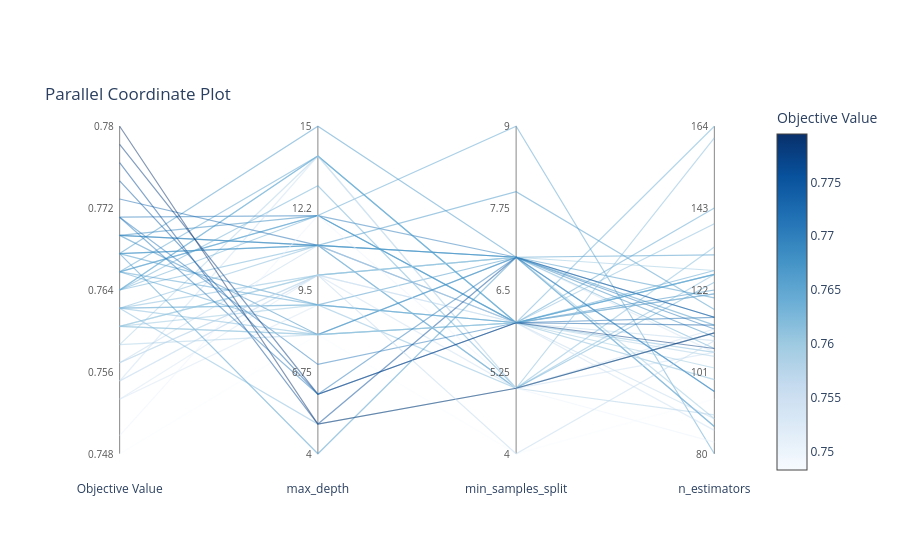

Notebook code cell kept with this figure:
### Code cell
fig.update_traces(
    selector=dict(type="parcoords"),
    line=dict(colorscale="Viridis"),
)
fig.show()

### Figure 1 — Plotly figure (JSON) as saved in the notebook; plotly's stock layout.template omitted (floating-point values rounded to 4 significant figures)
{"data": [{"customdata": [["Objective Value", "0.767"], ["max_depth", "9"], ["min_samples_split", "7"], ["n_estimators", "131"]], "hovertemplate": "%{customdata[0]}: %{customdata[1]}<extra></extra>", "line": {"color": "rgb(70.55555555555496, 149.1111111111107, 199.77777777777754)", "dash": "solid", "width": 1.2}, "mode": "lines", "opacity": 0.5, "showlegend": false, "type": "scatter", "x": [0, 1, 2, 3], "y": [0.6111, 0.4545, 0.6, 0.6071]}, {"customdata": [["Objective Value", "0.769"], ["max_depth", "11"], ["min_samples_split", "5"], ["n_estimators", "111"]], "hovertemplate": "%{customdata[0]}: %{customdata[1]}<extra></extra>", "line": {"color": "rgb(54.999999999999076, 134.99999999999906, 192.33333333333286)", "dash": "solid", "width": 1.2}, "mode": "lines", "opacity": 0.5, "showlegend": false, "type": "scatter", "x": [0, 1, 2, 3], "y": [0.6667, 0.6364, 0.2, 0.369]}, {"customdata": [["Objective Value", "0.748"], ["max_depth", "8"], ["min_samples_split", "4"], ["n_estimators", "94"]], "hovertemplate": "%{customdata[0]}: %{customdata[1]}<extra></extra>", "line": {"color": "rgb(247.0, 251.0, 255.0)", "dash": "solid", "width": 1.2}, "mode": "lines", "opacity": 0.5, "showlegend": false, "type": "scatter", "x": [0, 1, 2, 3], "y": [0, 0.3636, 0, 0.1667]}, {"customdata": [["Objective Value", "0.766"], ["max_depth", "14"], ["min_samples_split", "6"], ["n_estimators", "143"]], "hovertemplate": "%{customdata[0]}: %{customdata[1]}<extra></extra>", "line": {"color": "rgb(88.77777777777777, 161.55555555555554, 206.88888888888889)", "dash": "solid", "width": 1.2}, "mode": "lines", "opacity": 0.5, "showlegend": false, "type": "scatter", "x": [0, 1, 2, 3], "y": [0.5556, 0.9091, 0.4, 0.75]}, {"customdata": [["Objective Value", "0.764"], ["max_depth", "14"], ["min_samples_split", "6"], ["n_estimators", "164"]], "hovertemplate": "%{customdata[0]}: %{customdata[1]}<extra></extra>", "line": {"color": "rgb(106.99999999999942, 173.9999999999996, 213.99999999999977)", "dash": "solid", "width": 1.2}, "mode": "lines", "opacity": 0.5, "showlegend": false, "type": "scatter", "x": [0, 1, 2, 3], "y": [0.5, 0.9091, 0.4, 1]}, {"customdata": [["Objective Value", "0.759"], ["max_depth", "14"], ["min_samples_split", "5"], ["n_estimators", "90"]], "hovertemplate": "%{customdata[0]}: %{customdata[1]}<extra></extra>", "line": {"color": "rgb(171.3333333333322, 207.66666666666617, 229.66666666666626)", "dash": "solid", "width": 1.2}, "mode": "lines", "opacity": 0.5, "showlegend": false, "type": "scatter", "x": [0, 1, 2, 3], "y": [0.3333, 0.9091, 0.2, 0.119]}, {"customdata": [["Objective Value", "0.766"], ["max_depth", "12"], ["min_samples_split", "9"], ["n_estimators", "80"]], "hovertemplate": "%{customdata[0]}: %{customdata[1]}<extra></extra>", "line": {"color": "rgb(88.77777777777777, 161.55555555555554, 206.88888888888889)", "dash": "solid", "width": 1.2}, "mode": "lines", "opacity": 0.5, "showlegend": false, "type": "scatter", "x": [0, 1, 2, 3], "y": [0.5556, 0.7273, 1, 0]}, {"customdata": [["Objective Value", "0.767"], ["max_depth", "15"], ["min_samples_split", "7"], ["n_estimators", "115"]], "hovertemplate": "%{customdata[0]}: %{customdata[1]}<extra></extra>", "line": {"color": "rgb(70.55555555555496, 149.1111111111107, 199.77777777777754)", "dash": "solid", "width": 1.2}, "mode": "lines", "opacity": 0.5, "showlegend": false, "type": "scatter", "x": [0, 1, 2, 3], "y": [0.6111, 1, 0.6, 0.4167]}, {"customdata": [["Objective Value", "0.764"], ["max_depth", "12"], ["min_samples_split", "6"], ["n_estimators", "126"]], "hovertemplate": "%{customdata[0]}: %{customdata[1]}<extra></extra>", "line": {"color": "rgb(106.99999999999942, 173.9999999999996, 213.99999999999977)", "dash": "solid", "width": 1.2}, "mode": "lines", "opacity": 0.5, "showlegend": false, "type": "scatter", "x": [0, 1, 2, 3], "y": [0.5, 0.7273, 0.4, 0.5476]}, {"customdata": [["Objective Value", "0.753"], ["max_depth", "10"], ["min_samples_split", "7"], ["n_estimators", "106"]], "hovertemplate": "%{customdata[0]}: %{customdata[1]}<extra></extra>", "line": {"color": "rgb(214.00000000000034, 229.66666666666688, 244.33333333333346)", "dash": "solid", "width": 1.2}, "mode": "lines", "opacity": 0.5, "showlegend": false, "type": "scatter", "x": [0, 1, 2, 3], "y": [0.1667, 0.5455, 0.6, 0.3095]}, {"customdata": [["Objective Value", "0.757"], ["max_depth", "10"], ["min_samples_split", "6"], ["n_estimators", "109"]], "hovertemplate": "%{customdata[0]}: %{customdata[1]}<extra></extra>", "line": {"color": "rgb(189.11111111111055, 215.22222222222197, 235.8888888888887)", "dash": "solid", "width": 1.2}, "mode": "lines", "opacity": 0.5, "showlegend": false, "type": "scatter", "x": [0, 1, 2, 3], "y": [0.2778, 0.5455, 0.4, 0.3452]}, {"customdata": [["Objective Value", "0.764"], ["max_depth", "11"], ["min_samples_split", "7"], ["n_estimators", "107"]], "hovertemplate": "%{customdata[0]}: %{customdata[1]}<extra></extra>", "line": {"color": "rgb(107.00000000000072, 174.0000000000004, 214.00000000000017)", "dash": "solid", "width": 1.2}, "mode": "lines", "opacity": 0.5, "showlegend": false, "type": "scatter", "x": [0, 1, 2, 3], "y": [0.5, 0.6364, 0.6, 0.3214]}, {"customdata": [["Objective Value", "0.771"], ["max_depth", "12"], ["min_samples_split", "7"], ["n_estimators", "112"]], "hovertemplate": "%{customdata[0]}: %{customdata[1]}<extra></extra>", "line": {"color": "rgb(40.33333333333287, 120.33333333333286, 184.77777777777754)", "dash": "solid", "width": 1.2}, "mode": "lines", "opacity": 0.5, "showlegend": false, "type": "scatter", "x": [0, 1, 2, 3], "y": [0.7222, 0.7273, 0.6, 0.381]}, {"customdata": [["Objective Value", "0.755"], ["max_depth", "14"], ["min_samples_split", "5"], ["n_estimators", "112"]], "hovertemplate": "%{customdata[0]}: %{customdata[1]}<extra></extra>", "line": {"color": "rgb(203.33333333333334, 222.55555555555554, 240.77777777777777)", "dash": "solid", "width": 1.2}, "mode": "lines", "opacity": 0.5, "showlegend": false, "type": "scatter", "x": [0, 1, 2, 3], "y": [0.2222, 0.9091, 0.2, 0.381]}, {"customdata": [["Objective Value", "0.762"], ["max_depth", "9"], ["min_samples_split", "5"], ["n_estimators", "133"]], "hovertemplate": "%{customdata[0]}: %{customdata[1]}<extra></extra>", "line": {"color": "rgb(129.66666666666814, 186.44444444444525, 218.8888888888892)", "dash": "solid", "width": 1.2}, "mode": "lines", "opacity": 0.5, "showlegend": false, "type": "scatter", "x": [0, 1, 2, 3], "y": [0.4444, 0.4545, 0.2, 0.631]}, {"customdata": [["Objective Value", "0.769"], ["max_depth", "11"], ["min_samples_split", "7"], ["n_estimators", "87"]], "hovertemplate": "%{customdata[0]}: %{customdata[1]}<extra></extra>", "line": {"color": "rgb(54.999999999999076, 134.99999999999906, 192.33333333333286)", "dash": "solid", "width": 1.2}, "mode": "lines", "opacity": 0.5, "showlegend": false, "type": "scatter", "x": [0, 1, 2, 3], "y": [0.6667, 0.6364, 0.6, 0.08333]}, {"customdata": [["Objective Value", "0.764"], ["max_depth", "14"], ["min_samples_split", "6"], ["n_estimators", "126"]], "hovertemplate": "%{customdata[0]}: %{customdata[1]}<extra></extra>", "line": {"color": "rgb(107.00000000000072, 174.0000000000004, 214.00000000000017)", "dash": "solid", "width": 1.2}, "mode": "lines", "opacity": 0.5, "showlegend": false, "type": "scatter", "x": [0, 1, 2, 3], "y": [0.5, 0.9091, 0.4, 0.5476]}, {"customdata": [["Objective Value", "0.769"], ["max_depth", "12"], ["min_samples_split", "6"], ["n_estimators", "122"]], "hovertemplate": "%{customdata[0]}: %{customdata[1]}<extra></extra>", "line": {"color": "rgb(55.000000000000014, 135.0, 192.33333333333334)", "dash": "solid", "width": 1.2}, "mode": "lines", "opacity": 0.5, "showlegend": false, "type": "scatter", "x": [0, 1, 2, 3], "y": [0.6667, 0.7273, 0.4, 0.5]}, {"customdata": [["Objective Value", "0.762"], ["max_depth", "11"], ["min_samples_split", "5"], ["n_estimators", "126"]], "hovertemplate": "%{customdata[0]}: %{customdata[1]}<extra></extra>", "line": {"color": "rgb(129.66666666666669, 186.44444444444446, 218.88888888888889)", "dash": "solid", "width": 1.2}, "mode": "lines", "opacity": 0.5, "showlegend": false, "type": "scatter", "x": [0, 1, 2, 3], "y": [0.4444, 0.6364, 0.2, 0.5476]}, {"customdata": [["Objective Value", "0.766"], ["max_depth", "12"], ["min_samples_split", "6"], ["n_estimators", "127"]], "hovertemplate": "%{customdata[0]}: %{customdata[1]}<extra></extra>", "line": {"color": "rgb(88.77777777777777, 161.55555555555554, 206.88888888888889)", "dash": "solid", "width": 1.2}, "mode": "lines", "opacity": 0.5, "showlegend": false, "type": "scatter", "x": [0, 1, 2, 3], "y": [0.5556, 0.7273, 0.4, 0.5595]}, {"customdata": [["Objective Value", "0.773"], ["max_depth", "11"], ["min_samples_split", "6"], ["n_estimators", "115"]], "hovertemplate": "%{customdata[0]}: %{customdata[1]}<extra></extra>", "line": {"color": "rgb(27.444444444443732, 105.88888888888798, 175.44444444444372)", "dash": "solid", "width": 1.2}, "mode": "lines", "opacity": 0.5, "showlegend": false, "type": "scatter", "x": [0, 1, 2, 3], "y": [0.7778, 0.6364, 0.4, 0.4167]}, {"customdata": [["Objective Value", "0.764"], ["max_depth", "13"], ["min_samples_split", "5"], ["n_estimators", "124"]], "hovertemplate": "%{customdata[0]}: %{customdata[1]}<extra></extra>", "line": {"color": "rgb(107.00000000000072, 174.0000000000004, 214.00000000000017)", "dash": "solid", "width": 1.2}, "mode": "lines", "opacity": 0.5, "showlegend": false, "type": "scatter", "x": [0, 1, 2, 3], "y": [0.5, 0.8182, 0.2, 0.5238]}, {"customdata": [["Objective Value", "0.76"], ["max_depth", "10"], ["min_samples_split", "7"], ["n_estimators", "89"]], "hovertemplate": "%{customdata[0]}: %{customdata[1]}<extra></extra>", "line": {"color": "rgb(152.33333333333405, 198.88888888888928, 223.77777777777794)", "dash": "solid", "width": 1.2}, "mode": "lines", "opacity": 0.5, "showlegend": false, "type": "scatter", "x": [0, 1, 2, 3], "y": [0.3889, 0.5455, 0.6, 0.1071]}, {"customdata": [["Objective Value", "0.767"], ["max_depth", "11"], ["min_samples_split", "7"], ["n_estimators", "120"]], "hovertemplate": "%{customdata[0]}: %{customdata[1]}<extra></extra>", "line": {"color": "rgb(70.55555555555496, 149.1111111111107, 199.77777777777754)", "dash": "solid", "width": 1.2}, "mode": "lines", "opacity": 0.5, "showlegend": false, "type": "scatter", "x": [0, 1, 2, 3], "y": [0.6111, 0.6364, 0.6, 0.4762]}, {"customdata": [["Objective Value", "0.757"], ["max_depth", "11"], ["min_samples_split", "6"], ["n_estimators", "89"]], "hovertemplate": "%{customdata[0]}: %{customdata[1]}<extra></extra>", "line": {"color": "rgb(189.11111111111282, 215.22222222222294, 235.88888888888948)", "dash": "solid", "width": 1.2}, "mode": "lines", "opacity": 0.5, "showlegend": false, "type": "scatter", "x": [0, 1, 2, 3], "y": [0.2778, 0.6364, 0.4, 0.1071]}, {"customdata": [["Objective Value", "0.762"], ["max_depth", "10"], ["min_samples_split", "7"], ["n_estimators", "87"]], "hovertemplate": "%{customdata[0]}: %{customdata[1]}<extra></extra>", "line": {"color": "rgb(129.66666666666814, 186.44444444444525, 218.8888888888892)", "dash": "solid", "width": 1.2}, "mode": "lines", "opacity": 0.5, "showlegend": false, "type": "scatter", "x": [0, 1, 2, 3], "y": [0.4444, 0.5455, 0.6, 0.08333]}, {"customdata": [["Objective Value", "0.755"], ["max_depth", "10"], ["min_samples_split", "6"], ["n_estimators", "86"]], "hovertemplate": "%{customdata[0]}: %{customdata[1]}<extra></extra>", "line": {"color": "rgb(203.33333333333334, 222.55555555555554, 240.77777777777777)", "dash": "solid", "width": 1.2}, "mode": "lines", "opacity": 0.5, "showlegend": false, "type": "scatter", "x": [0, 1, 2, 3], "y": [0.2222, 0.5455, 0.4, 0.07143]}, {"customdata": [["Objective Value", "0.766"], ["max_depth", "8"], ["min_samples_split", "7"], ["n_estimators", "96"]], "hovertemplate": "%{customdata[0]}: %{customdata[1]}<extra></extra>", "line": {"color": "rgb(88.77777777777777, 161.55555555555554, 206.88888888888889)", "dash": "solid", "width": 1.2}, "mode": "lines", "opacity": 0.5, "showlegend": false, "type": "scatter", "x": [0, 1, 2, 3], "y": [0.5556, 0.3636, 0.6, 0.1905]}, {"customdata": [["Objective Value", "0.753"], ["max_depth", "9"], ["min_samples_split", "6"], ["n_estimators", "99"]], "hovertemplate": "%{customdata[0]}: %{customdata[1]}<extra></extra>", "line": {"color": "rgb(214.00000000000034, 229.66666666666688, 244.33333333333346)", "dash": "solid", "width": 1.2}, "mode": "lines", "opacity": 0.5, "showlegend": false, "type": "scatter", "x": [0, 1, 2, 3], "y": [0.1667, 0.4545, 0.4, 0.2262]}, {"customdata": [["Objective Value", "0.769"], ["max_depth", "8"], ["min_samples_split", "7"], ["n_estimators", "110"]], "hovertemplate": "%{customdata[0]}: %{customdata[1]}<extra></extra>", "line": {"color": "rgb(55.000000000000014, 135.0, 192.33333333333334)", "dash": "solid", "width": 1.2}, "mode": "lines", "opacity": 0.5, "showlegend": false, "type": "scatter", "x": [0, 1, 2, 3], "y": [0.6667, 0.3636, 0.6, 0.3571]}, {"customdata": [["Objective Value", "0.767"], ["max_depth", "11"], ["min_samples_split", "8"], ["n_estimators", "117"]], "hovertemplate": "%{customdata[0]}: %{customdata[1]}<extra></extra>", "line": {"color": "rgb(70.55555555555496, 149.1111111111107, 199.77777777777754)", "dash": "solid", "width": 1.2}, "mode": "lines", "opacity": 0.5, "showlegend": false, "type": "scatter", "x": [0, 1, 2, 3], "y": [0.6111, 0.6364, 0.8, 0.4405]}, {"customdata": [["Objective Value", "0.762"], ["max_depth", "9"], ["min_samples_split", "6"], ["n_estimators", "106"]], "hovertemplate": "%{customdata[0]}: %{customdata[1]}<extra></extra>", "line": {"color": "rgb(129.66666666666669, 186.44444444444446, 218.88888888888889)", "dash": "solid", "width": 1.2}, "mode": "lines", "opacity": 0.5, "showlegend": false, "type": "scatter", "x": [0, 1, 2, 3], "y": [0.4444, 0.4545, 0.4, 0.3095]}, {"customdata": [["Objective Value", "0.755"], ["max_depth", "10"], ["min_samples_split", "5"], ["n_estimators", "106"]], "hovertemplate": "%{customdata[0]}: %{customdata[1]}<extra></extra>", "line": {"color": "rgb(203.33333333333334, 222.55555555555554, 240.77777777777777)", "dash": "solid", "width": 1.2}, "mode": "lines", "opacity": 0.5, "showlegend": false, "type": "scatter", "x": [0, 1, 2, 3], "y": [0.2222, 0.5455, 0.2, 0.3095]}, {"customdata": [["Objective Value", "0.771"], ["max_depth", "7"], ["min_samples_split", "6"], ["n_estimators", "121"]], "hovertemplate": "%{customdata[0]}: %{customdata[1]}<extra></extra>", "line": {"color": "rgb(40.33333333333287, 120.33333333333286, 184.77777777777754)", "dash": "solid", "width": 1.2}, "mode": "lines", "opacity": 0.5, "showlegend": false, "type": "scatter", "x": [0, 1, 2, 3], "y": [0.7222, 0.2727, 0.4, 0.4881]}, {"customdata": [["Objective Value", "0.76"], ["max_depth", "9"], ["min_samples_split", "6"], ["n_estimators", "121"]], "hovertemplate": "%{customdata[0]}: %{customdata[1]}<extra></extra>", "line": {"color": "rgb(152.33333333333405, 198.88888888888928, 223.77777777777794)", "dash": "solid", "width": 1.2}, "mode": "lines", "opacity": 0.5, "showlegend": false, "type": "scatter", "x": [0, 1, 2, 3], "y": [0.3889, 0.4545, 0.4, 0.4881]}, {"customdata": [["Objective Value", "0.75"], ["max_depth", "12"], ["min_samples_split", "5"], ["n_estimators", "83"]], "hovertemplate": "%{customdata[0]}: %{customdata[1]}<extra></extra>", "line": {"color": "rgb(235.88888888888926, 243.8888888888891, 251.44444444444457)", "dash": "solid", "width": 1.2}, "mode": "lines", "opacity": 0.5, "showlegend": false, "type": "scatter", "x": [0, 1, 2, 3], "y": [0.05556, 0.7273, 0.2, 0.03571]}, {"customdata": [["Objective Value", "0.776"], ["max_depth", "5"], ["min_samples_split", "7"], ["n_estimators", "115"]], "hovertemplate": "%{customdata[0]}: %{customdata[1]}<extra></extra>", "line": {"color": "rgb(8.0, 77.33333333333334, 150.55555555555557)", "dash": "solid", "width": 1.2}, "mode": "lines", "opacity": 0.5, "showlegend": false, "type": "scatter", "x": [0, 1, 2, 3], "y": [0.8889, 0.09091, 0.6, 0.4167]}, {"customdata": [["Objective Value", "0.759"], ["max_depth", "8"], ["min_samples_split", "6"], ["n_estimators", "105"]], "hovertemplate": "%{customdata[0]}: %{customdata[1]}<extra></extra>", "line": {"color": "rgb(171.3333333333322, 207.66666666666617, 229.66666666666626)", "dash": "solid", "width": 1.2}, "mode": "lines", "opacity": 0.5, "showlegend": false, "type": "scatter", "x": [0, 1, 2, 3], "y": [0.3333, 0.3636, 0.4, 0.2976]}, {"customdata": [["Objective Value", "0.76"], ["max_depth", "8"], ["min_samples_split", "6"], ["n_estimators", "99"]], "hovertemplate": "%{customdata[0]}: %{customdata[1]}<extra></extra>", "line": {"color": "rgb(152.33333333333405, 198.88888888888928, 223.77777777777794)", "dash": "solid", "width": 1.2}, "mode": "lines", "opacity": 0.5, "showlegend": false, "type": "scatter", "x": [0, 1, 2, 3], "y": [0.3889, 0.3636, 0.4, 0.2262]}, {"customdata": [["Objective Value", "0.762"], ["max_depth", "8"], ["min_samples_split", "6"], ["n_estimators", "139"]], "hovertemplate": "%{customdata[0]}: %{customdata[1]}<extra></extra>", "line": {"color": "rgb(129.66666666666814, 186.44444444444525, 218.8888888888892)", "dash": "solid", "width": 1.2}, "mode": "lines", "opacity": 0.5, "showlegend": false, "type": "scatter", "x": [0, 1, 2, 3], "y": [0.4444, 0.3636, 0.4, 0.7024]}, {"customdata": [["Objective Value", "0.76"], ["max_depth", "10"], ["min_samples_split", "7"], ["n_estimators", "127"]], "hovertemplate": "%{customdata[0]}: %{customdata[1]}<extra></extra>", "line": {"color": "rgb(152.33333333333405, 198.88888888888928, 223.77777777777794)", "dash": "solid", "width": 1.2}, "mode": "lines", "opacity": 0.5, "showlegend": false, "type": "scatter", "x": [0, 1, 2, 3], "y": [0.3889, 0.5455, 0.6, 0.5595]}, {"customdata": [["Objective Value", "0.774"], ["max_depth", "6"], ["min_samples_split", "6"], ["n_estimators", "113"]], "hovertemplate": "%{customdata[0]}: %{customdata[1]}<extra></extra>", "line": {"color": "rgb(16.33333333333226, 91.6666666666653, 164.33333333333226)", "dash": "solid", "width": 1.2}, "mode": "lines", "opacity": 0.5, "showlegend": false, "type": "scatter", "x": [0, 1, 2, 3], "y": [0.8333, 0.1818, 0.4, 0.3929]}, {"customdata": [["Objective Value", "0.766"], ["max_depth", "9"], ["min_samples_split", "6"], ["n_estimators", "126"]], "hovertemplate": "%{customdata[0]}: %{customdata[1]}<extra></extra>", "line": {"color": "rgb(88.77777777777777, 161.55555555555554, 206.88888888888889)", "dash": "solid", "width": 1.2}, "mode": "lines", "opacity": 0.5, "showlegend": false, "type": "scatter", "x": [0, 1, 2, 3], "y": [0.5556, 0.4545, 0.4, 0.5476]}, {"customdata": [["Objective Value", "0.76"], ["max_depth", "8"], ["min_samples_split", "6"], ["n_estimators", "102"]], "hovertemplate": "%{customdata[0]}: %{customdata[1]}<extra></extra>", "line": {"color": "rgb(152.33333333333405, 198.88888888888928, 223.77777777777794)", "dash": "solid", "width": 1.2}, "mode": "lines", "opacity": 0.5, "showlegend": false, "type": "scatter", "x": [0, 1, 2, 3], "y": [0.3889, 0.3636, 0.4, 0.2619]}, {"customdata": [["Objective Value", "0.767"], ["max_depth", "4"], ["min_samples_split", "7"], ["n_estimators", "113"]], "hovertemplate": "%{customdata[0]}: %{customdata[1]}<extra></extra>", "line": {"color": "rgb(70.55555555555613, 149.11111111111148, 199.777777777778)", "dash": "solid", "width": 1.2}, "mode": "lines", "opacity": 0.5, "showlegend": false, "type": "scatter", "x": [0, 1, 2, 3], "y": [0.6111, 0, 0.6, 0.3929]}, {"customdata": [["Objective Value", "0.778"], ["max_depth", "6"], ["min_samples_split", "6"], ["n_estimators", "107"]], "hovertemplate": "%{customdata[0]}: %{customdata[1]}<extra></extra>", "line": {"color": "rgb(8.0, 62.6666666666662, 128.7777777777771)", "dash": "solid", "width": 1.2}, "mode": "lines", "opacity": 0.5, "showlegend": false, "type": "scatter", "x": [0, 1, 2, 3], "y": [0.9444, 0.1818, 0.4, 0.3214]}, {"customdata": [["Objective Value", "0.762"], ["max_depth", "5"], ["min_samples_split", "5"], ["n_estimators", "161"]], "hovertemplate": "%{customdata[0]}: %{customdata[1]}<extra></extra>", "line": {"color": "rgb(129.66666666666669, 186.44444444444446, 218.88888888888889)", "dash": "solid", "width": 1.2}, "mode": "lines", "opacity": 0.5, "showlegend": false, "type": "scatter", "x": [0, 1, 2, 3], "y": [0.4444, 0.09091, 0.2, 0.9643]}, {"customdata": [["Objective Value", "0.78"], ["max_depth", "5"], ["min_samples_split", "5"], ["n_estimators", "111"]], "hovertemplate": "%{customdata[0]}: %{customdata[1]}<extra></extra>", "line": {"color": "rgb(8.0, 48.0, 107.0)", "dash": "solid", "width": 1.2}, "mode": "lines", "opacity": 0.5, "showlegend": false, "type": "scatter", "x": [0, 1, 2, 3], "y": [1, 0.09091, 0.2, 0.369]}, {"customdata": [["Objective Value", "0.771"], ["max_depth", "6"], ["min_samples_split", "7"], ["n_estimators", "96"]], "hovertemplate": "%{customdata[0]}: %{customdata[1]}<extra></extra>", "line": {"color": "rgb(40.33333333333287, 120.33333333333286, 184.77777777777754)", "dash": "solid", "width": 1.2}, "mode": "lines", "opacity": 0.5, "showlegend": false, "type": "scatter", "x": [0, 1, 2, 3], "y": [0.7222, 0.1818, 0.6, 0.1905]}, {"customdata": [["Objective Value", "0.757"], ["max_depth", "10"], ["min_samples_split", "4"], ["n_estimators", "109"]], "hovertemplate": "%{customdata[0]}: %{customdata[1]}<extra></extra>", "line": {"color": "rgb(189.11111111111055, 215.22222222222197, 235.8888888888887)", "dash": "solid", "width": 1.2}, "mode": "lines", "opacity": 0.5, "showlegend": false, "type": "scatter", "x": [0, 1, 2, 3], "y": [0.2778, 0.5455, 0, 0.3452]}, {"hoverinfo": "skip", "marker": {"cmax": 0.7795, "cmin": 0.7483, "color": [0.7483, 0.7795], "colorbar": {"title": {"text": "Objective Value"}}, "colorscale": [[0, "rgb(247,251,255)"], [0.125, "rgb(222,235,247)"], [0.25, "rgb(198,219,239)"], [0.375, "rgb(158,202,225)"], [0.5, "rgb(107,174,214)"], [0.625, "rgb(66,146,198)"], [0.75, "rgb(33,113,181)"], [0.875, "rgb(8,81,156)"], [1, "rgb(8,48,107)"]], "reversescale": false, "showscale": true}, "mode": "markers", "showlegend": false, "type": "scatter", "x": [null, null], "y": [null, null]}], "layout": {"annotations": [{"font": {"color": "#555", "size": 10}, "showarrow": false, "text": "0.748", "x": 0, "xanchor": "right", "xshift": -4, "y": 0}, {"font": {"color": "#555", "size": 10}, "showarrow": false, "text": "0.756", "x": 0, "xanchor": "right", "xshift": -4, "y": 0.25}, {"font": {"color": "#555", "size": 10}, "showarrow": false, "text": "0.764", "x": 0, "xanchor": "right", "xshift": -4, "y": 0.5}, {"font": {"color": "#555", "size": 10}, "showarrow": false, "text": "0.772", "x": 0, "xanchor": "right", "xshift": -4, "y": 0.75}, {"font": {"color": "#555", "size": 10}, "showarrow": false, "text": "0.78", "x": 0, "xanchor": "right", "xshift": -4, "y": 1}, {"font": {"color": "#555", "size": 10}, "showarrow": false, "text": "4", "x": 1, "xanchor": "right", "xshift": -4, "y": 0}, {"font": {"color": "#555", "size": 10}, "showarrow": false, "text": "6.75", "x": 1, "xanchor": "right", "xshift": -4, "y": 0.25}, {"font": {"color": "#555", "size": 10}, "showarrow": false, "text": "9.5", "x": 1, "xanchor": "right", "xshift": -4, "y": 0.5}, {"font": {"color": "#555", "size": 10}, "showarrow": false, "text": "12.2", "x": 1, "xanchor": "right", "xshift": -4, "y": 0.75}, {"font": {"color": "#555", "size": 10}, "showarrow": false, "text": "15", "x": 1, "xanchor": "right", "xshift": -4, "y": 1}, {"font": {"color": "#555", "size": 10}, "showarrow": false, "text": "4", "x": 2, "xanchor": "right", "xshift": -4, "y": 0}, {"font": {"color": "#555", "size": 10}, "showarrow": false, "text": "5.25", "x": 2, "xanchor": "right", "xshift": -4, "y": 0.25}, {"font": {"color": "#555", "size": 10}, "showarrow": false, "text": "6.5", "x": 2, "xanchor": "right", "xshift": -4, "y": 0.5}, {"font": {"color": "#555", "size": 10}, "showarrow": false, "text": "7.75", "x": 2, "xanchor": "right", "xshift": -4, "y": 0.75}, {"font": {"color": "#555", "size": 10}, "showarrow": false, "text": "9", "x": 2, "xanchor": "right", "xshift": -4, "y": 1}, {"font": {"color": "#555", "size": 10}, "showarrow": false, "text": "80", "x": 3, "xanchor": "right", "xshift": -4, "y": 0}, {"font": {"color": "#555", "size": 10}, "showarrow": false, "text": "101", "x": 3, "xanchor": "right", "xshift": -4, "y": 0.25}, {"font": {"color": "#555", "size": 10}, "showarrow": false, "text": "122", "x": 3, "xanchor": "right", "xshift": -4, "y": 0.5}, {"font": {"color": "#555", "size": 10}, "showarrow": false, "text": "143", "x": 3, "xanchor": "right", "xshift": -4, "y": 0.75}, {"font": {"color": "#555", "size": 10}, "showarrow": false, "text": "164", "x": 3, "xanchor": "right", "xshift": -4, "y": 1}], "hovermode": "closest", "legend": {"orientation": "h", "x": 1, "xanchor": "right", "y": 1, "yanchor": "bottom"}, "plot_bgcolor": "white", "shapes": [{"layer": "below", "line": {"color": "#888", "width": 1}, "type": "line", "x0": 0, "x1": 0, "y0": 0, "y1": 1}, {"layer": "below", "line": {"color": "#888", "width": 1}, "type": "line", "x0": 1, "x1": 1, "y0": 0, "y1": 1}, {"layer": "below", "line": {"color": "#888", "width": 1}, "type": "line", "x0": 2, "x1": 2, "y0": 0, "y1": 1}, {"layer": "below", "line": {"color": "#888", "width": 1}, "type": "line", "x0": 3, "x1": 3, "y0": 0, "y1": 1}], "title": {"text": "Parallel Coordinate Plot", "y": 1, "yanchor": "bottom", "yref": "paper"}, "xaxis": {"range": [-0.2, 3.2], "showgrid": false, "tickmode": "array", "ticktext": ["Objective Value", "max_depth", "min_samples_split", "n_estimators"], "tickvals": [0, 1, 2, 3], "zeroline": false}, "yaxis": {"fixedrange": true, "range": [-0.08, 1.08], "visible": false}}}
